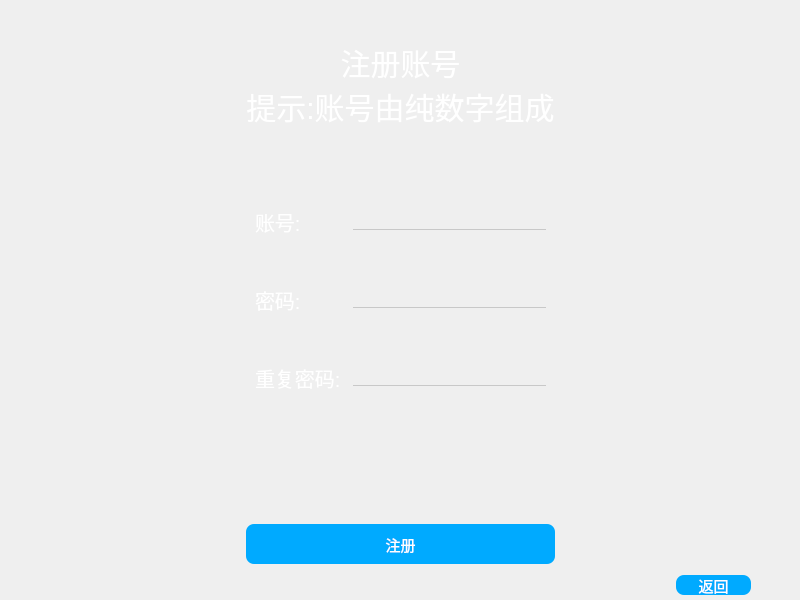
<?xml version="1.0" encoding="UTF-8"?>
<ui version="4.0">
 <class>Account</class>
 <widget class="QWidget" name="Account">
  <property name="geometry">
   <rect>
    <x>0</x>
    <y>0</y>
    <width>800</width>
    <height>600</height>
   </rect>
  </property>
  <property name="minimumSize">
   <size>
    <width>800</width>
    <height>600</height>
   </size>
  </property>
  <property name="maximumSize">
   <size>
    <width>800</width>
    <height>600</height>
   </size>
  </property>
  <property name="windowTitle">
   <string>找回密码</string>
  </property>
  <property name="windowIcon">
   <iconset resource="lib.qrc">
    <normaloff>:/lib/System.png</normaloff>:/lib/System.png</iconset>
  </property>
  <property name="styleSheet">
   <string notr="true"/>
  </property>
  <widget class="QLabel" name="AcMovieLabel">
   <property name="geometry">
    <rect>
     <x>0</x>
     <y>0</y>
     <width>800</width>
     <height>600</height>
    </rect>
   </property>
   <property name="minimumSize">
    <size>
     <width>800</width>
     <height>600</height>
    </size>
   </property>
   <property name="maximumSize">
    <size>
     <width>800</width>
     <height>600</height>
    </size>
   </property>
   <property name="text">
    <string/>
   </property>
  </widget>
  <widget class="QWidget" name="widget_4" native="true">
   <property name="geometry">
    <rect>
     <x>0</x>
     <y>0</y>
     <width>800</width>
     <height>600</height>
    </rect>
   </property>
   <property name="minimumSize">
    <size>
     <width>800</width>
     <height>600</height>
    </size>
   </property>
   <property name="maximumSize">
    <size>
     <width>800</width>
     <height>600</height>
    </size>
   </property>
   <layout class="QVBoxLayout" name="verticalLayout_3">
    <item>
     <widget class="QWidget" name="widget_3" native="true">
      <layout class="QHBoxLayout" name="horizontalLayout_2">
       <property name="bottomMargin">
        <number>0</number>
       </property>
       <item>
        <spacer name="horizontalSpacer_3">
         <property name="orientation">
          <enum>Qt::Horizontal</enum>
         </property>
         <property name="sizeHint" stdset="0">
          <size>
           <width>222</width>
           <height>20</height>
          </size>
         </property>
        </spacer>
       </item>
       <item>
        <layout class="QVBoxLayout" name="verticalLayout_2">
         <item>
          <widget class="QLabel" name="label_3">
           <property name="minimumSize">
            <size>
             <width>0</width>
             <height>0</height>
            </size>
           </property>
           <property name="maximumSize">
            <size>
             <width>16777215</width>
             <height>150</height>
            </size>
           </property>
           <property name="styleSheet">
            <string notr="true">QLabel
{
	font-size:30px;
	color:white;
}</string>
           </property>
           <property name="text">
            <string>注册账号
提示:账号由纯数字组成</string>
           </property>
           <property name="scaledContents">
            <bool>false</bool>
           </property>
           <property name="alignment">
            <set>Qt::AlignCenter</set>
           </property>
          </widget>
         </item>
         <item>
          <widget class="QWidget" name="widget" native="true">
           <property name="minimumSize">
            <size>
             <width>0</width>
             <height>0</height>
            </size>
           </property>
           <property name="maximumSize">
            <size>
             <width>16777215</width>
             <height>16777215</height>
            </size>
           </property>
           <layout class="QGridLayout" name="gridLayout">
            <property name="topMargin">
             <number>0</number>
            </property>
            <property name="bottomMargin">
             <number>80</number>
            </property>
            <item row="0" column="0" colspan="2">
             <widget class="QLabel" name="label">
              <property name="styleSheet">
               <string notr="true">QLabel
{
	font-size:20px;
	color:white;
}</string>
              </property>
              <property name="text">
               <string>账号:</string>
              </property>
             </widget>
            </item>
            <item row="2" column="0">
             <widget class="QLabel" name="label_2">
              <property name="styleSheet">
               <string notr="true">QLabel
{
	font-size:20px;
	color:white;
}</string>
              </property>
              <property name="text">
               <string>密码:</string>
              </property>
             </widget>
            </item>
            <item row="0" column="2">
             <widget class="QLineEdit" name="lineEdit">
              <property name="styleSheet">
               <string notr="true">QLineEdit
{
	color:white;
	background-color:transparent;
	border-style:solid;
	border-color:rgb(200,200,200);
	border-top-width:0px;
	border-left-width:0px;
	border-right-width:0px;
	border-bottom-width:1px;
}
QLineEdit:hover
{
	color:white;
	background-color:transparent;
	border-style:solid;
	border-color:rgb(170,170,170);
	border-top-width:0px;
	border-left-width:0px;
	border-right-width:0px;
	border-bottom-width:1px;
}
QLineEdit:focus
{
	color:white;
	background-color:transparent;
	border-style:solid;
	border-color:rgb(0, 170, 255);
	border-top-width:0px;
	border-left-width:0px;
	border-right-width:0px;
	border-bottom-width:1px;
}
</string>
              </property>
             </widget>
            </item>
            <item row="2" column="2">
             <widget class="QLineEdit" name="lineEdit_2">
              <property name="styleSheet">
               <string notr="true">QLineEdit
{
	color:white;
	background-color:transparent;
	border-style:solid;
	border-color:rgb(200,200,200);
	border-top-width:0px;
	border-left-width:0px;
	border-right-width:0px;
	border-bottom-width:1px;
}
QLineEdit:hover
{
	color:white;
	background-color:transparent;
	border-style:solid;
	border-color:rgb(170,170,170);
	border-top-width:0px;
	border-left-width:0px;
	border-right-width:0px;
	border-bottom-width:1px;
}
QLineEdit:focus
{
	color:white;
	background-color:transparent;
	border-style:solid;
	border-color:rgb(0, 170, 255);
	border-top-width:0px;
	border-left-width:0px;
	border-right-width:0px;
	border-bottom-width:1px;
}
</string>
              </property>
              <property name="echoMode">
               <enum>QLineEdit::PasswordEchoOnEdit</enum>
              </property>
             </widget>
            </item>
            <item row="3" column="2">
             <widget class="QLineEdit" name="AgainLine">
              <property name="styleSheet">
               <string notr="true">QLineEdit
{
	color:white;
	background-color:transparent;
	border-style:solid;
	border-color:rgb(200,200,200);
	border-top-width:0px;
	border-left-width:0px;
	border-right-width:0px;
	border-bottom-width:1px;
}
QLineEdit:hover
{
	color:white;
	background-color:transparent;
	border-style:solid;
	border-color:rgb(170,170,170);
	border-top-width:0px;
	border-left-width:0px;
	border-right-width:0px;
	border-bottom-width:1px;
}
QLineEdit:focus
{
	color:white;
	background-color:transparent;
	border-style:solid;
	border-color:rgb(0, 170, 255);
	border-top-width:0px;
	border-left-width:0px;
	border-right-width:0px;
	border-bottom-width:1px;
}
</string>
              </property>
              <property name="echoMode">
               <enum>QLineEdit::PasswordEchoOnEdit</enum>
              </property>
             </widget>
            </item>
            <item row="3" column="0">
             <widget class="QLabel" name="Again">
              <property name="styleSheet">
               <string notr="true">QLabel
{
	font-size:20px;
	color:white;
}</string>
              </property>
              <property name="text">
               <string>重复密码:</string>
              </property>
             </widget>
            </item>
           </layout>
          </widget>
         </item>
         <item>
          <widget class="QPushButton" name="pushButton">
           <property name="minimumSize">
            <size>
             <width>0</width>
             <height>40</height>
            </size>
           </property>
           <property name="maximumSize">
            <size>
             <width>16777215</width>
             <height>40</height>
            </size>
           </property>
           <property name="styleSheet">
            <string notr="true">QPushButton
{
	font-size:15px;
	color:white;
	border-style:none;
	border-radius:8px 8px;
	background-color:rgb(0, 170, 255);
}
QPushButton:hover
{
	font-size:15px;
	color:white;
	border-style:none;
	border-radius:8px 8px;
	background-color:rgb(0, 213, 255);
}
QPushButton:pressed
{
	font-size:15px;
	color:white;
	border-style:none;
	border-radius:8px 8px;
	background-color:rgb(0, 85, 255);
}</string>
           </property>
           <property name="text">
            <string>注册</string>
           </property>
          </widget>
         </item>
        </layout>
       </item>
       <item>
        <spacer name="horizontalSpacer_4">
         <property name="orientation">
          <enum>Qt::Horizontal</enum>
         </property>
         <property name="sizeHint" stdset="0">
          <size>
           <width>222</width>
           <height>20</height>
          </size>
         </property>
        </spacer>
       </item>
      </layout>
     </widget>
    </item>
    <item>
     <widget class="QWidget" name="widget_2" native="true">
      <property name="minimumSize">
       <size>
        <width>800</width>
        <height>30</height>
       </size>
      </property>
      <property name="maximumSize">
       <size>
        <width>800</width>
        <height>30</height>
       </size>
      </property>
      <layout class="QHBoxLayout" name="horizontalLayout">
       <property name="topMargin">
        <number>0</number>
       </property>
       <property name="bottomMargin">
        <number>0</number>
       </property>
       <item>
        <spacer name="horizontalSpacer">
         <property name="orientation">
          <enum>Qt::Horizontal</enum>
         </property>
         <property name="sizeHint" stdset="0">
          <size>
           <width>652</width>
           <height>20</height>
          </size>
         </property>
        </spacer>
       </item>
       <item>
        <widget class="QPushButton" name="pushButton_2">
         <property name="minimumSize">
          <size>
           <width>75</width>
           <height>20</height>
          </size>
         </property>
         <property name="maximumSize">
          <size>
           <width>75</width>
           <height>20</height>
          </size>
         </property>
         <property name="styleSheet">
          <string notr="true">QPushButton
{
	font-size:15px;
	color:white;
	border-style:none;
	border-radius:8px 8px;
	background-color:rgb(0, 170, 255);
}
QPushButton:hover
{
	font-size:15px;
	color:white;
	border-style:none;
	border-radius:8px 8px;
	background-color:rgb(0, 213, 255);
}
QPushButton:pressed
{
	font-size:15px;
	color:white;
	border-style:none;
	border-radius:8px 8px;
	background-color:rgb(0, 85, 255);
}</string>
         </property>
         <property name="text">
          <string>返回</string>
         </property>
        </widget>
       </item>
       <item>
        <spacer name="horizontalSpacer_2">
         <property name="orientation">
          <enum>Qt::Horizontal</enum>
         </property>
         <property name="sizeType">
          <enum>QSizePolicy::Fixed</enum>
         </property>
         <property name="sizeHint" stdset="0">
          <size>
           <width>40</width>
           <height>20</height>
          </size>
         </property>
        </spacer>
       </item>
      </layout>
     </widget>
    </item>
   </layout>
  </widget>
 </widget>
 <resources>
  <include location="lib.qrc"/>
 </resources>
 <connections/>
</ui>
